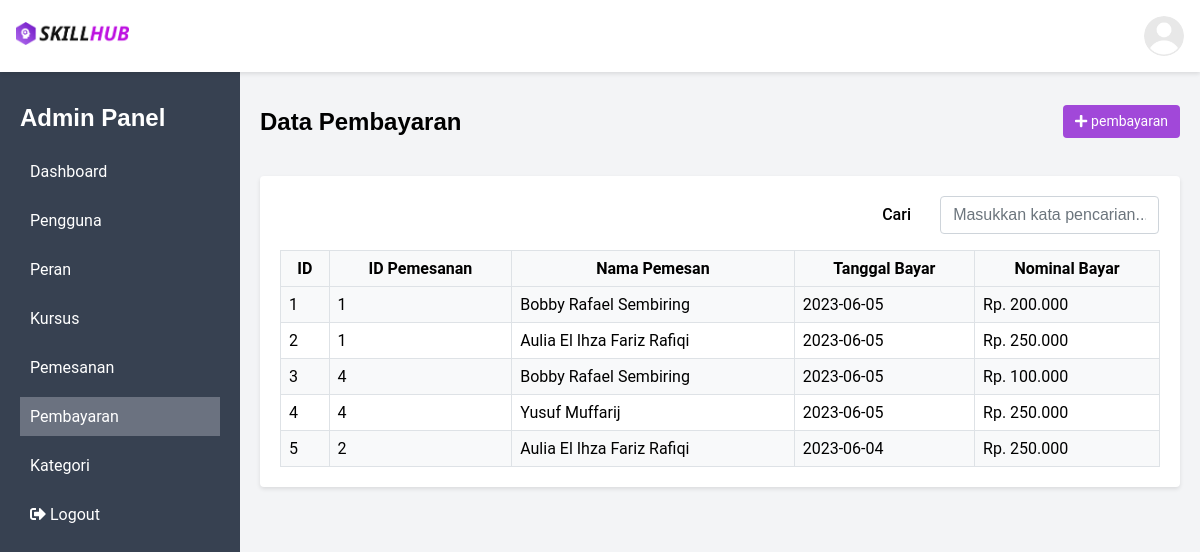
The app's page /public/pembayaran (signed in) with its own data.
### tables this page shows
CREATE TABLE `pembayaran` (
  `id` int(11) NOT NULL,
  `id_pengguna` int(11) NOT NULL,
  `id_pemesanan` int(11) NOT NULL,
  `nominal_bayar` decimal(10,0) NOT NULL,
  `tanggal_bayar` date NOT NULL
);

CREATE TABLE `pengguna` (
  `id` int(11) NOT NULL,
  `id_peran` int(11) DEFAULT NULL,
  `nama` varchar(100) NOT NULL,
  `email` varchar(100) NOT NULL,
  `password` varchar(255) NOT NULL,
  `is_login` tinyint(1) DEFAULT NULL
);

### app/controllers/Pembayaran.php (called while the page is built, shortened)
<?php
class Pembayaran extends Controller
{
    public function index()
    {
        $data["judul"] = "Daftar Pembayaran";
        $data["pembayaran"] = $this->model("PembayaranModel")->all();
        $this->view("admin_panel.pembayaran.index", $data, "templates.layout_admin");
    }
}

### app/core/App.php (called while the page is built, shortened)
<?php
class App
{
    protected $method = 'index';
    protected $params = [];
    public function __construct()
    {
        $this->controller = new $this->controller;
        call_user_func_array([$this->controller, $this->method], $this->params);
    }
}

### public/index.php (called while the page is built, shortened)
<?php
$app = new App;

### app/core/Database.php (called while the page is built, shortened)
<?php
class Database{
    private $host = DB_HOST,
            $user = DB_USER,
            $pass = DB_PASS,
            $dbname = DB_NAME;
    private $dbh,
            $stmt;
    public function __construct(){
        $dsn = "mysql:host=$this->host;dbname=$this->dbname";
        $option = [
            PDO::ATTR_PERSISTENT => true,
            PDO::ATTR_ERRMODE => PDO::ERRMODE_EXCEPTION
        ];
        try{
            $this->dbh = new PDO($dsn, "$this->user", "$this->pass", $option);
        }catch(PDOException $e){
            die($e->getMessage());
        }
    }
    public function query($query){
        $this->stmt = $this->dbh->prepare($query);
    }
    public function bind($param, $value, $type = null){
        if(is_null($type)){
            switch(true){
                case is_int($value) :
                    $type = PDO::PARAM_INT;
                    break;
            }
        }
        $this->stmt->bindValue($param, $value, $type);
    }
    public function execute(){
        $this->stmt->execute();
    }
    public function resultSet(){
        $this->execute();
        return $this->stmt->fetchAll(PDO::FETCH_ASSOC);
    }
}

### app/models/PembayaranModel.php (called while the page is built, shortened)
<?php
class PembayaranModel
{
    private $table = "pembayaran", $db;
    public function __construct()
    {
        $this->db = new Database;
    }
    public function all()
    {
        $sql = <<<SQL
            SELECT $this->table.*, pengguna.nama AS nama_pengguna
            FROM $this->table, pengguna, pemesanan
            WHERE $this->table.id_pengguna = pengguna.id
            AND $this->table.id_pemesanan = pemesanan.id
        SQL;
        $this->db->query($sql);
        return $this->db->resultSet();
    }
}

### app/helpers/functions.php (called while the page is built, shortened)
<?php
function formatNumber($num): string
{
    return number_format($num, 0, ',', '.');
}

### app/views/admin_panel/pembayaran/index.php (the view, shortened to what this page needs)
<div class="row items-center">
  <div class="col-6">
    <h2>Data Pembayaran</h2>
  </div>
  <div class="col-6 text-right">
    <a href="<?= BASEURL;?>/pembayaran/create" class="btn btn-primary text-sm">
      <i class="fas fa-plus"></i>
      pembayaran
    </a>
  </div>
</div>
<div class="row">
  <div class="col-12">
    <div class="card mt-5">
      <div class="card-body">
        <div class="flex justify-end mb-4 mr-4">
          <div class="row items-center">
            <label for="search" class="form-label col-4 col-md-3 m-0">Cari</label>
            <input type="text" class="form-control col-8 col-md-9" id="search" placeholder="Masukkan kata pencarian..." data-url="<?= BASEURL;?>/pemesanan/search">
          </div>
        </div>
        <table class="table table-bordered table-striped table-hover">
          <thead>
            <tr class="text-center">
              <th>ID</th>
              <th>ID Pemesanan</th>
              <th>Nama Pemesan</th>
              <th>Tanggal Bayar</th>
              <th>Nominal Bayar</th>
            </tr>
          </thead>
          <tbody>
            <?php foreach($pembayaran as $row): ?>
              <tr>
                <td><?= $row['id']; ?></td>
                <td><?= $row['id_pemesanan']; ?></td>
                <td><?= $row['nama_pengguna']; ?></td>
                <td><?= $row['tanggal_bayar']; ?></td>
                <td>Rp. <?= formatNumber($row['nominal_bayar']); ?></td>
              </tr>
            <?php endforeach;?>
          </tbody>
        </table>
      </div>
    </div>
  </div>
</div>

### public/css/style.css (style rules this page uses)
body, p { margin: 0; border: 0; outline: 0; font-size: 1rem; vertical-align: baseline; background: transparent; font-family: "Roboto", sans-serif; }
h1, h2, h3, h4, h5, h6 { font-family: "Montserrat", sans-serif; }
a { text-decoration: none; }
.flex { display: flex; }
.items-center { align-items: center; }
.justify-end { justify-content: flex-end; }
.btn { display: inline-block; font-weight: 400; color: #fff; text-align: center; vertical-align: middle; user-select: none; background-color: transparent; padding: 0.375rem 0.75rem; font-size: 1rem; line-height: 1.5; border-radius: 0.25rem; transition: color 0.15s ease-in-out, background-color 0.15s ease-in-out, border-color 0.15s ease-in-out, box-shadow 0.15s ease-in-out; cursor: pointer; border: none; }
.btn-primary { background-color: #a148d9; border-color: #a148d9; color: #fff; }
.row { display: -ms-flexbox; display: flex; -ms-flex-wrap: wrap; flex-wrap: wrap; margin-right: -15px; margin-left: -15px; }
.col-1, .col-2, .col-3, .col-4, .col-5, .col-6, .col-7, .col-8, .col-9, .col-10, .col-11, .col-12, .col, .col-auto, .col-sm-1, .col-sm-2, .col-sm-3, .col-sm-4, .col-sm-5, .col-sm-6, .col-sm-7, .col-sm-8, .col-sm-9, .col-sm-10, .col-sm-11, .col-sm-12, .col-sm, .col-sm-auto, .col-md-1, .col-md-2, .col-md-3, .col-md-4, .col-md-5, .col-md-6, .col-md-7, .col-md-8, .col-md-9, .col-md-10, .col-md-11, .col-md-12, .col-md, .col-md-auto, .col-lg-1, .col-lg-2, .col-lg-3, .col-lg-4, .col-lg-5, .col-lg-6, .col-lg-7, .col-lg-8, .col-lg-9, .col-lg-10, .col-lg-11, .col-lg-12, .col-lg, .col-lg-auto, .col-xl-1, .col-xl-2, .col-xl-3, .col-xl-4, .col-xl-5, .col-xl-6, .col-xl-7, .col-xl-8, .col-xl-9, .col-xl-10, .col-xl-11, .col-xl-12, .col-xl, .col-xl-auto { position: relative; width: 100%; padding-right: 15px; padding-left: 15px; }
.col-4 { -ms-flex: 0 0 33.333333%; flex: 0 0 33.333333%; max-width: 33.333333%; }
.col-6 { -ms-flex: 0 0 50%; flex: 0 0 50%; max-width: 50%; }
.col-8 { -ms-flex: 0 0 66.666667%; flex: 0 0 66.666667%; max-width: 66.666667%; }
.col-12 { -ms-flex: 0 0 100%; flex: 0 0 100%; max-width: 100%; }
@media (min-width: 768px) { .col-md-3 { -ms-flex: 0 0 25%; flex: 0 0 25%; max-width: 25%; } }
@media (min-width: 768px) { .col-md-9 { -ms-flex: 0 0 75%; flex: 0 0 75%; max-width: 75%; } }
.mt-5 { margin-top: 1.25rem; }
.mb-4 { margin-bottom: 1rem; }
.mr-4 { margin-right: 1rem; }
.m-0 { margin: 0 !important; }
.text-sm { font-size: 0.875rem; }
.text-center { text-align: center !important; }
.text-right { text-align: right; }
.table { width: 100%; border-collapse: collapse; }
.table thead th { background-color: #f8f9fa; border-bottom: 1px solid #dee2e6; padding: 8px; font-weight: bold; }
.table tbody td { border-bottom: 1px solid #dee2e6; padding: 8px; }
.table-striped tbody tr:nth-of-type(odd) { background-color: #f8f9fa; }
.table-bordered { border: 1px solid #dee2e6; }
.table-bordered thead th, .table-bordered tbody td { border: 1px solid #dee2e6; }
.form-control { display: block; width: 100%; padding: 0.375rem 0.75rem; font-size: 1rem; line-height: 1.5; color: #495057; background-color: #fff; background-clip: padding-box; border: 1px solid #ced4da; border-radius: 0.25rem; transition: border-color 0.15s ease-in-out, box-shadow 0.15s ease-in-out; }
.form-control::placeholder { color: #6c757d; opacity: 1; }
.form-label { display: block; margin-bottom: 0.5rem; font-weight: 500; }
.card { position: relative; display: -ms-flexbox; display: flex; -ms-flex-direction: column; flex-direction: column; min-width: 0; word-wrap: break-word; background-color: #fff; background-clip: border-box; box-shadow: 0 2px 4px rgba(0, 0, 0, 0.1); border-radius: 0.25rem; }
.card-body { -ms-flex: 1 1 auto; flex: 1 1 auto; padding: 1.25rem; }

### records on screen
pembayaran: id "1", id_pemesanan "1", id_pengguna.nama "Bobby Rafael Sembiring", tanggal_bayar "2023-06-05", nominal_bayar "200.000"
pembayaran: id "2", id_pemesanan "1", id_pengguna.nama "Aulia El Ihza Fariz Rafiqi", tanggal_bayar "2023-06-05", nominal_bayar "250.000"
pembayaran: id "3", id_pemesanan "4", id_pengguna.nama "Bobby Rafael Sembiring", tanggal_bayar "2023-06-05", nominal_bayar "100.000"
pembayaran: id "4", id_pemesanan "4", id_pengguna.nama "Yusuf Muffarij", tanggal_bayar "2023-06-05", nominal_bayar "250.000"
pembayaran: id "5", id_pemesanan "2", id_pengguna.nama "Aulia El Ihza Fariz Rafiqi", tanggal_bayar "2023-06-04", nominal_bayar "250.000"
